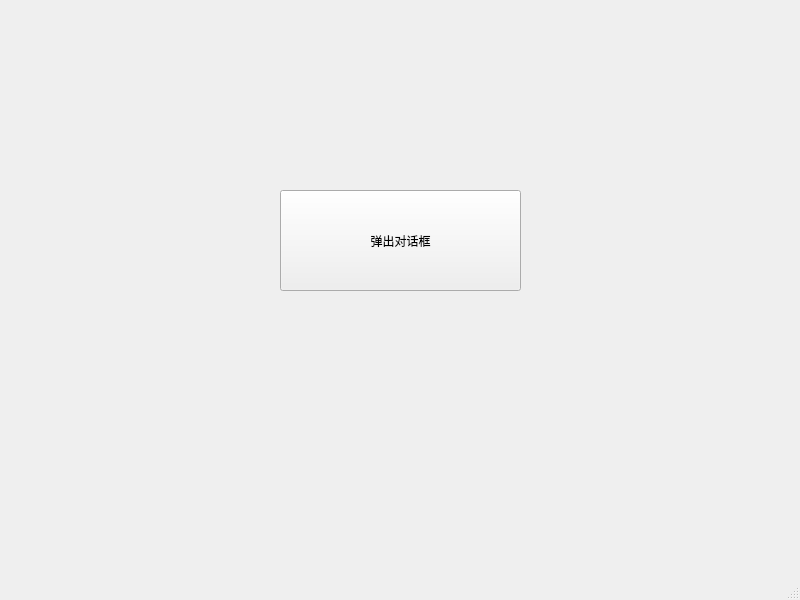
<?xml version="1.0" encoding="UTF-8"?>
<ui version="4.0">
 <class>MainWindow</class>
 <widget class="QMainWindow" name="MainWindow">
  <property name="geometry">
   <rect>
    <x>0</x>
    <y>0</y>
    <width>800</width>
    <height>600</height>
   </rect>
  </property>
  <property name="windowTitle">
   <string>MainWindow</string>
  </property>
  <widget class="QWidget" name="centralwidget">
   <widget class="QPushButton" name="pushButton">
    <property name="geometry">
     <rect>
      <x>280</x>
      <y>190</y>
      <width>241</width>
      <height>101</height>
     </rect>
    </property>
    <property name="text">
     <string>弹出对话框</string>
    </property>
   </widget>
  </widget>
  <widget class="QMenuBar" name="menubar">
   <property name="geometry">
    <rect>
     <x>0</x>
     <y>0</y>
     <width>800</width>
     <height>26</height>
    </rect>
   </property>
  </widget>
  <widget class="QStatusBar" name="statusbar"/>
 </widget>
 <resources/>
 <connections/>
</ui>
